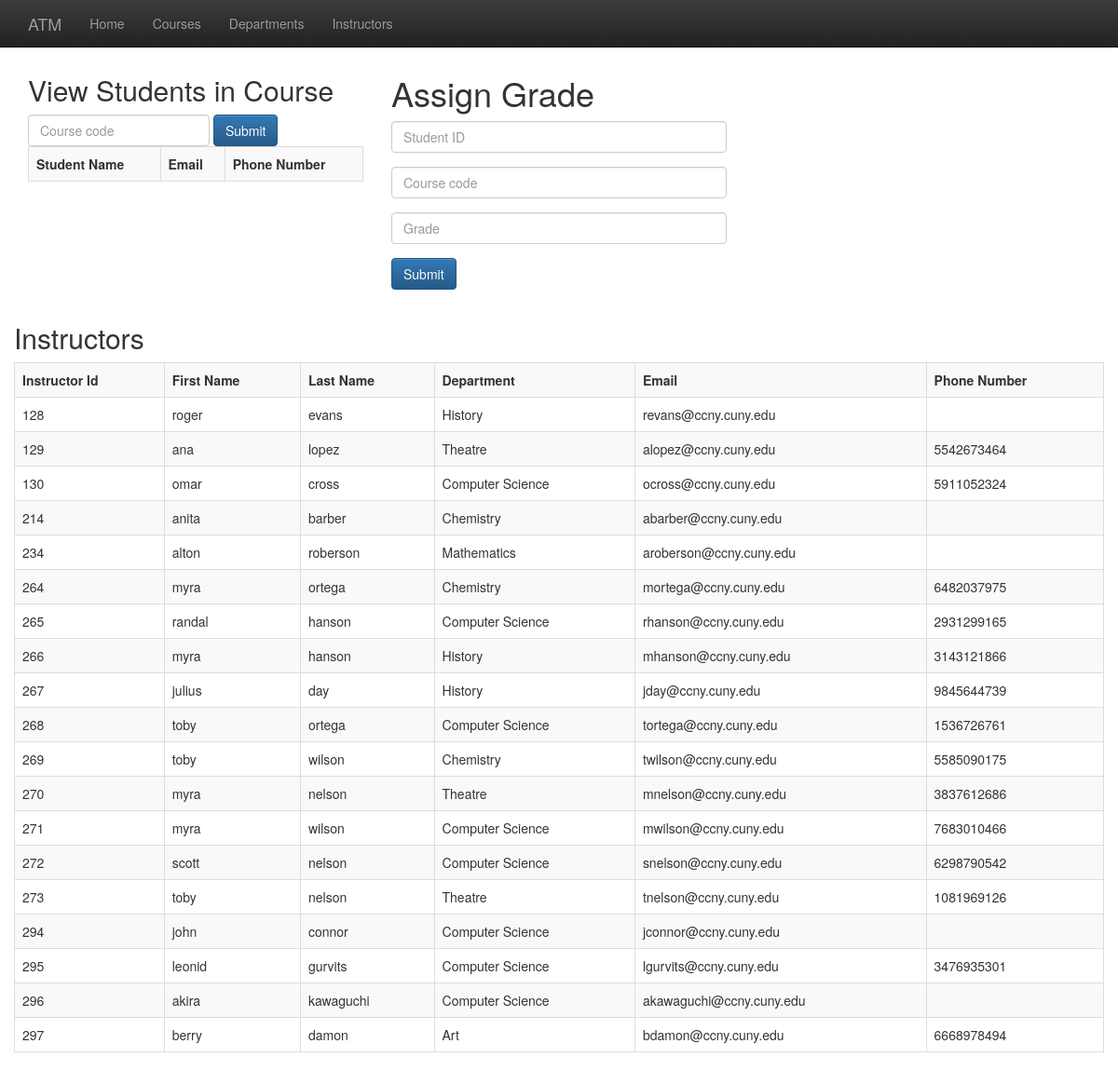
The app's page /instructors.php with its own data.
### tables this page shows
CREATE TABLE `Instructors` (
  `instructorID` int(10) UNSIGNED NOT NULL,
  `firstName` varchar(32) NOT NULL,
  `lastName` varchar(32) NOT NULL,
  `department` int(10) UNSIGNED NOT NULL,
  `email` varchar(32) NOT NULL,
  `phoneNumber` char(10) DEFAULT NULL
);

CREATE TABLE `Departments` (
  `departmentID` int(10) UNSIGNED NOT NULL,
  `name` varchar(32) NOT NULL,
  `email` varchar(32) NOT NULL,
  `phoneNumber` varchar(32) NOT NULL
);

### functions.php (the view, shortened to what this page needs)
<?php
function getAllInstructors($result) {
    if (mysqli_num_rows($result) > 0) {
        while ($row = mysqli_fetch_assoc($result)) {
            echo "
            <tr>
                <td>" . $row["instructorID"] . "</td>
                <td>" . $row["firstName"] . "</td>
                <td>" . $row["lastName"] . "</td>
                <td>" . $row["deptName"] . "</td>
                <td>" . $row["email"] . "</td>
                <td>" . $row["phoneNumber"] . "</td>
            </tr>";
        }
    } else {
        echo "0 results";
    }
}
?>

### records on screen
instructors: instructorID "128", firstName "roger", lastName "evans", department.name "History", email "revans@ccny.cuny.edu"
instructors: instructorID "129", firstName "ana", lastName "lopez", department.name "Theatre", email "alopez@ccny.cuny.edu", phoneNumber "5542673464"
instructors: instructorID "130", firstName "omar", lastName "cross", department.name "Computer Science", email "ocross@ccny.cuny.edu", phoneNumber "5911052324"
instructors: instructorID "214", firstName "anita", lastName "barber", department.name "Chemistry", email "abarber@ccny.cuny.edu"
instructors: instructorID "234", firstName "alton", lastName "roberson", department.name "Mathematics", email "aroberson@ccny.cuny.edu"
instructors: instructorID "264", firstName "myra", lastName "ortega", department.name "Chemistry", email "mortega@ccny.cuny.edu", phoneNumber "6482037975"
instructors: instructorID "265", firstName "randal", lastName "hanson", department.name "Computer Science", email "rhanson@ccny.cuny.edu", phoneNumber "2931299165"
instructors: instructorID "266", firstName "myra", lastName "hanson", department.name "History", email "mhanson@ccny.cuny.edu", phoneNumber "3143121866"
instructors: instructorID "267", firstName "julius", lastName "day", department.name "History", email "jday@ccny.cuny.edu", phoneNumber "9845644739"
instructors: instructorID "268", firstName "toby", lastName "ortega", department.name "Computer Science", email "tortega@ccny.cuny.edu", phoneNumber "1536726761"
instructors: instructorID "269", firstName "toby", lastName "wilson", department.name "Chemistry", email "twilson@ccny.cuny.edu", phoneNumber "5585090175"
instructors: instructorID "270", firstName "myra", lastName "nelson", department.name "Theatre", email "mnelson@ccny.cuny.edu", phoneNumber "3837612686"
instructors: instructorID "271", firstName "myra", lastName "wilson", department.name "Computer Science", email "mwilson@ccny.cuny.edu", phoneNumber "7683010466"
instructors: instructorID "272", firstName "scott", lastName "nelson", department.name "Computer Science", email "snelson@ccny.cuny.edu", phoneNumber "6298790542"
instructors: instructorID "273", firstName "toby", lastName "nelson", department.name "Theatre", email "tnelson@ccny.cuny.edu", phoneNumber "1081969126"
instructors: instructorID "294", firstName "john", lastName "connor", department.name "Computer Science", email "jconnor@ccny.cuny.edu"
instructors: instructorID "295", firstName "leonid", lastName "gurvits", department.name "Computer Science", email "lgurvits@ccny.cuny.edu", phoneNumber "3476935301"
instructors: instructorID "296", firstName "akira", lastName "kawaguchi", department.name "Computer Science", email "akawaguchi@ccny.cuny.edu"
instructors: instructorID "297", firstName "berry", lastName "damon", department.name "Art", email "bdamon@ccny.cuny.edu", phoneNumber "6668978494"
